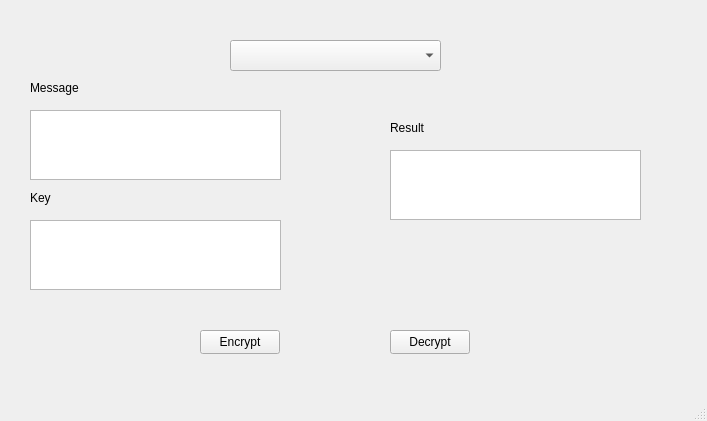
<?xml version="1.0" encoding="UTF-8"?>
<ui version="4.0">
 <class>MainWindow</class>
 <widget class="QMainWindow" name="MainWindow">
  <property name="geometry">
   <rect>
    <x>0</x>
    <y>0</y>
    <width>707</width>
    <height>421</height>
   </rect>
  </property>
  <property name="windowTitle">
   <string>MainWindow</string>
  </property>
  <widget class="QWidget" name="centralwidget">
   <widget class="QComboBox" name="comboBoxAlgo">
    <property name="geometry">
     <rect>
      <x>230</x>
      <y>40</y>
      <width>211</width>
      <height>31</height>
     </rect>
    </property>
   </widget>
   <widget class="QTextEdit" name="text_input_message">
    <property name="geometry">
     <rect>
      <x>30</x>
      <y>110</y>
      <width>251</width>
      <height>70</height>
     </rect>
    </property>
   </widget>
   <widget class="QTextEdit" name="text_output_result">
    <property name="geometry">
     <rect>
      <x>390</x>
      <y>150</y>
      <width>251</width>
      <height>70</height>
     </rect>
    </property>
   </widget>
   <widget class="QPushButton" name="encrypt_button">
    <property name="geometry">
     <rect>
      <x>200</x>
      <y>330</y>
      <width>80</width>
      <height>24</height>
     </rect>
    </property>
    <property name="text">
     <string>Encrypt</string>
    </property>
   </widget>
   <widget class="QPushButton" name="decrypt_button">
    <property name="geometry">
     <rect>
      <x>390</x>
      <y>330</y>
      <width>80</width>
      <height>24</height>
     </rect>
    </property>
    <property name="text">
     <string>Decrypt</string>
    </property>
   </widget>
   <widget class="QLabel" name="label">
    <property name="geometry">
     <rect>
      <x>30</x>
      <y>80</y>
      <width>49</width>
      <height>16</height>
     </rect>
    </property>
    <property name="text">
     <string>Message</string>
    </property>
   </widget>
   <widget class="QLabel" name="label_2">
    <property name="geometry">
     <rect>
      <x>390</x>
      <y>120</y>
      <width>49</width>
      <height>16</height>
     </rect>
    </property>
    <property name="text">
     <string>Result</string>
    </property>
   </widget>
   <widget class="QTextEdit" name="text_input_key">
    <property name="geometry">
     <rect>
      <x>30</x>
      <y>220</y>
      <width>251</width>
      <height>70</height>
     </rect>
    </property>
   </widget>
   <widget class="QLabel" name="label_3">
    <property name="geometry">
     <rect>
      <x>30</x>
      <y>190</y>
      <width>49</width>
      <height>16</height>
     </rect>
    </property>
    <property name="text">
     <string>Key</string>
    </property>
   </widget>
  </widget>
  <widget class="QMenuBar" name="menubar">
   <property name="geometry">
    <rect>
     <x>0</x>
     <y>0</y>
     <width>707</width>
     <height>21</height>
    </rect>
   </property>
  </widget>
  <widget class="QStatusBar" name="statusbar"/>
 </widget>
 <resources/>
 <connections/>
</ui>
